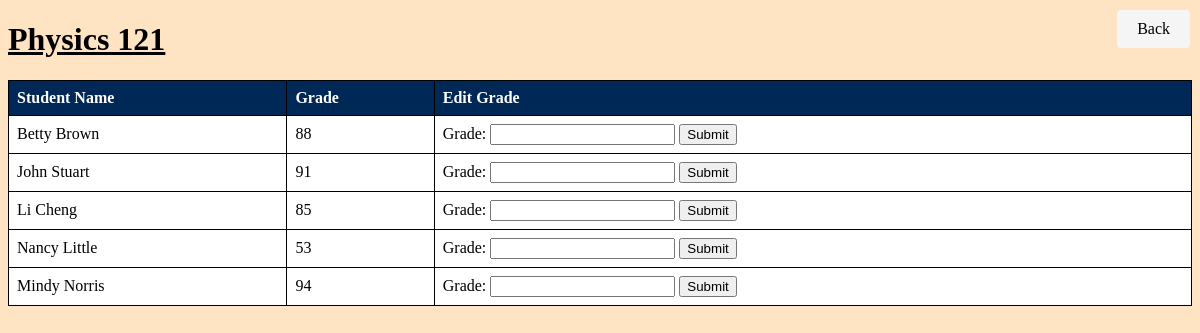
Page /course/2 (signed in) on the committed database.
### login_example.py (models this page shows, shortened)
class Course(db.Model):
    id = db.Column(db.Integer, primary_key=True)
    name = db.Column(db.String(100), nullable=False)
    teacher = db.Column(db.String(100), nullable=False)
    time = db.Column(db.String(100), nullable=False)
    current_students = db.Column(db.Integer, default=0)
    capacity = db.Column(db.Integer, nullable=False)
    users = db.relationship("User", secondary="user_course" ,backref="Course")
    grades = db.relationship("Grade", backref="Course")

class User(UserMixin, db.Model):
    id = db.Column(db.Integer, primary_key=True)
    username = db.Column(db.String(100), unique=True, nullable=False)
    password = db.Column(db.String(100), nullable=False)
    is_teacher = db.Column(db.Boolean, default=False)

### login_example.py (the view)
@app.route('/course/<int:course_id>')
@login_required
def course_detail(course_id):
    course = Course.query.get(course_id)
    students = User.query.join(User.user_courses).filter(UserCourse.course_id == course_id).all()
    student_grades = {}  # Dictionary to store student grades
    for student in students:
        student_grade = Grade.query.filter_by(user_id=student.id, course_id=course_id).first()
        if student_grade:
            student_grades[student.id] = student_grade.grade
        else:
            student_grades[student.id] = 0
    return render_template('course_detail.html', course=course, students=students, student_grades=student_grades)

### login_example.py (called while the page is built)
@login_manager.user_loader
def load_user(user_id):
    return User.query.get(int(user_id))

### templates/course_detail.html (shortened to what this page needs)
<!DOCTYPE html>
<html lang="en">
<head>
</head>
<body>
    <h1>{{ course.name }}</h1>
    <table border="1">
        <thead>
            <tr>
                <th>Student Name</th>
                <th>Grade</th>
                <th>Edit Grade</th>
            </tr>
        </thead>
        <tbody>
            {% for student in students %}
            <tr>
                <td>{{ student.username }}</td>
                <td>
                    {% if student_grades%}
                        {{ student_grades[student.id] }}
                    {% else %}
                        N/A
                    {% endif %}
                </td>
                <td>
                    <form action="{{ url_for('edit_grade', user_id=student.id, course_id=course.id) }}" method="post">
                        <label for="grade">Grade:</label>
                        <input type="text" id="grade" name="grade">
                        <button type="submit">Submit</button>
                    </form>
                </td>
            </tr>
            {% endfor %}
        </tbody>
    </table>
    <a href="{{ url_for('courses') }}" class="back">Back</a>
</body>
</html>

### templates/course_detail.html (style rules this page uses)
.back { position: fixed; top: 10px; right: 10px; padding: 10px 20px; background-color: whitesmoke; color: black; text-decoration: none; border-radius: 4px; }
table { border-collapse: collapse; width: 100%; background-color: white; }
th, td { border: 1px solid black; text-align: left; padding: 8px; }
th { background-color: #002856; color: white; }
tr:nth-child(even) { background-color: white; }
a { color: #002856; text-decoration: none; }
h1 { text-decoration: underline; }
body { background-color: bisque; }

### rows in the picture
Course: name "Physics 121"
User: username "Betty Brown", student_grades "88"
User: username "John Stuart", student_grades "91"
User: username "Li Cheng", student_grades "85"
User: username "Nancy Little", student_grades "53"
User: username "Mindy Norris", student_grades "94"
